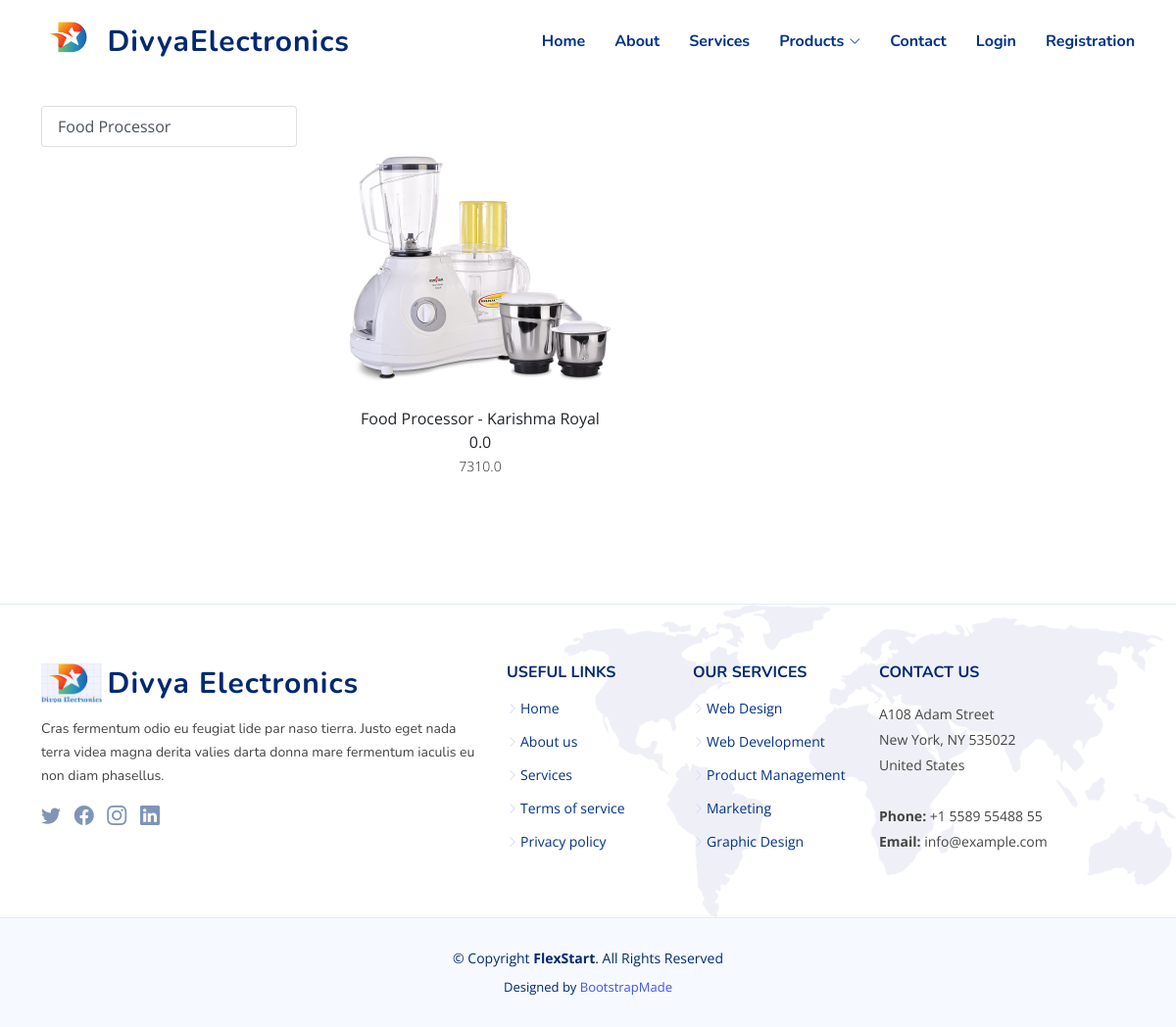
/foodprocessor/, run on the app's committed database.
### home/models.py (models this page shows, shortened)
class Product(models.Model):
 title = models.CharField(max_length=100)
 description = models.TextField()
 selling_price = models.FloatField()
 discounted_price = models.FloatField()
 features = models.TextField()
 warranty = models.CharField(max_length=30)
 technical_specifications = models.TextField()
 category = models.CharField( choices=CATEGORY_CHOICES,max_length=2)
 product_image = models.ImageField(upload_to='productimg')

### home/views.py (the view)
# urls.py: path('foodprocessor/', views.food_processor, name='foodprocessor'),
def food_processor(request, data=None):
 if data == None:
  food_processor = Product.objects.filter(category='FP')
 return render(request, 'home/foodprocessor.html', {'food_processor':food_processor})

### home/templates/home/foodprocessor.html (shortened to what this page needs)
{% extends 'home/base.html' %}
{% load static %}
{% block main-content %}
<section class="inner-page">
<div class="container my-5">
 <div class="row">
  <div class="col-sm-3">
   <div class="list-group">
   	<a href="{% url 'foodprocessor' %}" class="list-group-item
   	list-group-item-action" aria-current="true">Food Processor</a>
   </div>
  </div>
  <div class="col-sm-6">
  	<div class="row">
  	 {% for product in food_processor %}
  	 <div class="col-sm-3 text-center mb-a">
  	 <a href="{% url 'product-detail' product.id %}"
  	 class="btn">
  	 <div class="item">
  	 <img src="{{product.product_image.url}}" alt=""
  	 height="300" class="">
  	 <div class="fw-blod">{{product.title}}</div>
  	 <div class="fw-blod">{{product.discounted_price}}</div>
  	 <small class="fw-light">{{product.selling_price}}</small></div>
  	 </div>
     </div>
     {% endfor %}
     </div>
   </div>
  </div>
</section>
{% endblock main-content %}

### home/static/home/assets/css/style.css (style rules this page uses)
:root { scroll-behavior: smooth; }
body { font-family: "Open Sans", sans-serif; color: #444444; }
a { color: #4154f1; text-decoration: none; }
section { padding: 60px 0; overflow: hidden; }

### data on the page
Product: product_image (picture), title "Food Processor - Karishma Royal", discounted_price "0.0", selling_price "7310.0"
